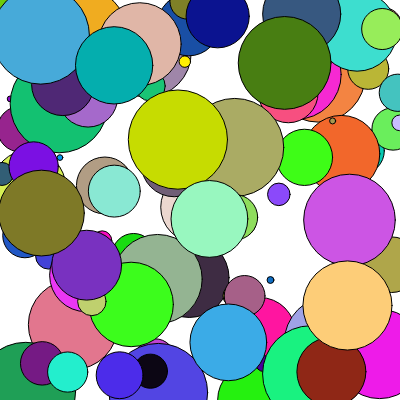
Frame 1 (no input)
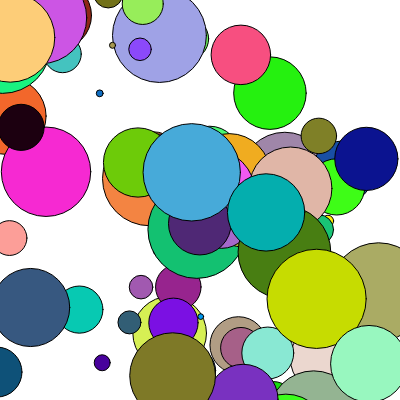
Frame 60 (no input)
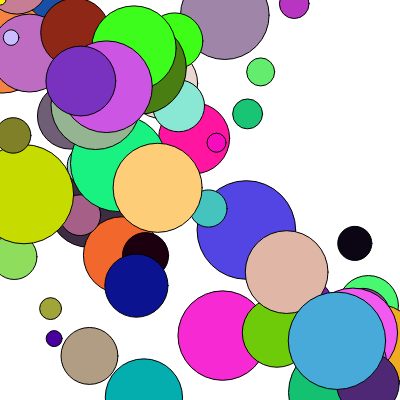
Frame 120 (the mouse pressed at the canvas centre since frame 60)

The p5.js sketch that drew these frames (run headless with seeded random() and noise() and a simulated clock; from frame 60 on, the mouse is pressed at the canvas centre):

// p5.js sketch
// ── sketch.js
var bubble1;
var bubble2;
var multiBubble = [];
function setup() {
    createCanvas(400, 400);
    //bubble1 = new bubble(random(width), random(height), random(100));
  //  bubble2 = new bubble(random(width), random(height), random(100));

    for(var i = 0; i<=100; i++){
      //var c = color(random(256),random(256),random(256));
      var r = random(256);
      var g = random(256);
      var b = random(256);
      multiBubble.push(new bubble(random(width), random(height), random(100), r,g,b, true));
    }

    console.log(multiBubble.length);
    console.log(multiBubble[0].x);

    



}


function draw() {
    background(255);
  //  bubble1.display();
  //  bubble2.display();


    for(var i = 0; i<multiBubble.length; i++){
      multiBubble[i].display();

      multiBubble[i].moveX();
      multiBubble[i].moveY();

      if(multiBubble[i].checkPosX() == 0){
        //multiBubble[i].x = 0;
        multiBubble[i].direction = false;
      }else if(multiBubble[i].checkPosX() == 1){
        multiBubble[i].direction = true;
      }

      if(multiBubble[i].checkPosY() == 0){
        //multiBubble[i].x = 0;
        multiBubble[i].direction = false;

        multiBubble[i].x = random(width);
        multiBubble[i].y = random(height);

      }else if(multiBubble[i].checkPosY() == 1){
        multiBubble[i].direction = true;
      }
    }

    console.log(multiBubble[0].checkPosX());

}


function bubble(tempX, tempY, tempDiameter, tempR , tempG , tempB, tempDir){
  this.x = tempX;
  this.y = tempY;
  this.diameter = tempDiameter;
  this.r = tempR;
  this.g = tempG;
  this.b = tempB;
  this.direction = tempDir;

  this.display = function(){
    fill(this.r,this.g,this.b);
    ellipse(this.x,this.y,this.diameter,this.diameter);
  }

  this.moveX = function(){
    if(this.direction == true){
        this.x = this.x + random(0,5);
    }else{
      this.x = this.x - random(0,5);
    }

  }

  this.moveY = function(){
    if(this.direction == true){
        this.y = this.y + random(0,5);
    }else{
      this.y = this.y - random(0,5);
    }
  }



  this.checkPosX = function(){
    if(this.x > width){
      return 0;
    }else if(this.x < 0){
      return 1;
    }else{
      return -1;
    }
  }

  this.checkPosY = function(){
    if(this.x > width){
      return 0;
    }else if(this.x < 0){
      return 1;
    }else{
      return -1;
    }
  }


}

function display() {
    ellipse(bubbleX, bubbleY, bubbleSize, bubbleSize);
}

function move() {
    bubbleX++;
}

function moveFaster(howFast){
    bubbleX = bubbleX + howFast;
}

function checkPos() {
    if (bubbleX > width) {
        return true;
    } else {
        return false;
    }
}
